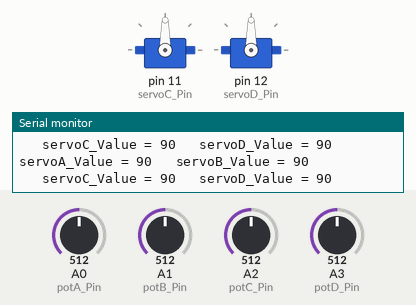
Bench run of a sketch on a simulated Arduino Uno, built with avr-gcc and run on an emulated ATmega328P. Parts: 2 × servo, the last lines printed to the serial monitor. The inputs (shaded band) are chosen by the test bench; at power-on: A0 (potA_Pin) = 512, A1 (potB_Pin) = 512, A2 (potC_Pin) = 512, A3 (potD_Pin) = 512.

Above: at 1.2 s.
1.3 s: A0 (potA_Pin) set to 554
At 2.3 s:
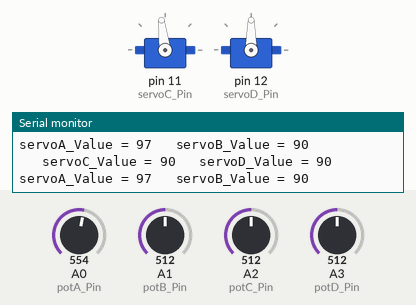
2.8 s: A0 (potA_Pin) set to 586
At 3.7 s:
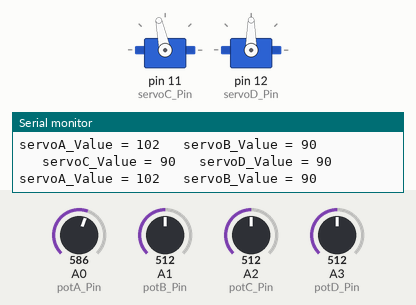
4.3 s: A1 (potB_Pin) set to 562
At 5.3 s:
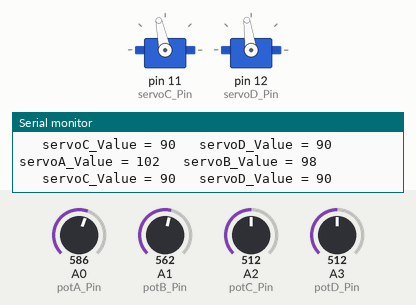
7.3 s: A1 (potB_Pin) set to 582
At 8.4 s:
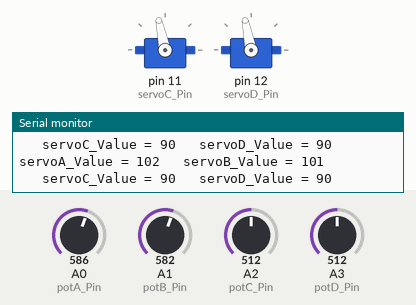
8.8 s: A1 (potB_Pin) set to 306
At 9.5 s:
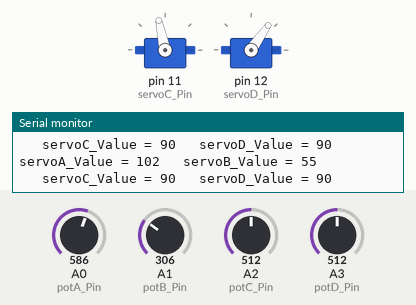
10.3 s: A0 (potA_Pin) set to 306
At 11.6 s:
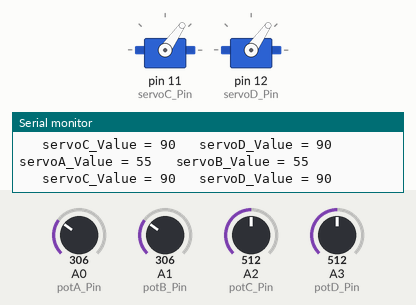
Timing chart, 0 to 12.8 s (numbered marks = the images above; inputs shaded):
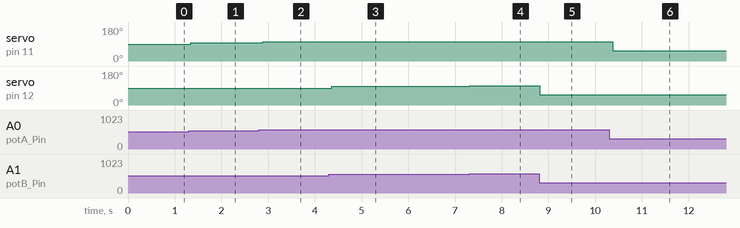

The sketch:

four_channel.ino
```cpp
//Knob_servo_4ch Modified from Keyvan’s 2 channel code
//Most comments are from Keyvan for Dad
#include <Servo.h>
Servo servoA;  // create servo object to control a servo
Servo servoB;  // create servo object to control another servo
Servo servoC;  // create servo object to control 3rd servo
Servo servoD;  // create servo object to control 4th servo

// These constants won't change.  They're used to give names
// to the pins used:
const int potA_Pin = A0;  // Analog input pin that potentiometer A is attached to
const int potB_Pin = A1;  // Analog input pin that potentiometer B is attached to
const int potC_Pin = A2;  // Analog input pin that potentiometer A is attached to
const int potD_Pin = A3;  // Analog input pin that potentiometer B is attached to

const int servoA_Pin = 9; // Analog output pin that servo A is attached to
const int servoB_Pin = 10; // Analog output pin that servo B is attached to
const int servoC_Pin = 11; // Analog output pin that servo C is attached to
const int servoD_Pin = 12; // Analog output pin that servo D is attached to

//Input initializations?
int potA_Value = 0;        // value read from the pot A
int potB_Value = 0;        // value read from the pot B
int potC_Value = 0;        // value read from the pot C
int potD_Value = 0;        // value read from the pot D

//Output initializations
int servoA_Value = 0;        // value output to servo A
int servoB_Value = 0;        // value output to servo B
int servoC_Value = 0;        // value output to servo C
int servoD_Value = 0;        // value output to servo D


int ServoMin = 5;            // Stetting the min and max limits to limit range and also to prevent chatter.
int ServoMax = 175;        //MF: Still chattering a bit. May need make limits 10 degrees.

void setup() {
  // initialize serial communications at 9600 bps:
  Serial.begin(9600);
  servoA.attach(servoA_Pin); // tell the servoA object which pin to use
  servoB.attach(servoB_Pin); // tell the servoB object which pin to use
  servoA.attach(servoC_Pin); // tell the servoC object which pin to use
  servoB.attach(servoD_Pin); // tell the servoD object which pin to use
}

void loop() {
  // read the analog in values:
  potA_Value = analogRead(potA_Pin);
  servoA_Value = map(potA_Value, 0, 1023, ServoMin, ServoMax);  // Servos take 0 to 179, not 0 to 254
  servoA.write(servoA_Value); // Write the mapped value (from 0 to 179) to the servo

  potB_Value = analogRead(potB_Pin);
  servoB_Value = map(potB_Value, 0, 1023, ServoMin, ServoMax);  // Servos take 0 to 179, not 0 to 254
  servoB.write(servoB_Value); // Write the mapped value (from 0 to 179) to the servo

  potC_Value = analogRead(potC_Pin);
  servoC_Value = map(potC_Value, 0, 1023, ServoMin, ServoMax);  // Servos take 0 to 179, not 0 to 254
  servoC.write(servoC_Value); // Write the mapped value (from 0 to 179) to the servo

  potD_Value = analogRead(potD_Pin);
  servoD_Value = map(potD_Value, 0, 1023, ServoMin, ServoMax);  // Servos take 0 to 179, not 0 to 254
  servoD.write(servoD_Value); // Write the mapped value (from 0 to 179) to the servo


  // If we were not using servo library, this is the raw way to change the analog out value:
  //analogWrite(analogOutPin, outputValue);

  // print the results to the serial monitor:
  Serial.print("servoA_Value = " );
  Serial.print(servoA_Value);
  Serial.print("\t servoB_Value = ");
  Serial.println(servoB_Value);
  Serial.print("\t servoC_Value = " );
  Serial.print(servoC_Value);
  Serial.print("\t servoD_Value = ");
  Serial.println(servoD_Value);

  // wait 10 (25?) milliseconds before the next loop
  // for the analog-to-digital converter to settle
  // after the last reading:
  // and for the servo to go where it needs to go.
  delay(25);
}
```

Measured:
- after the input at 1.3 s, servo on pin 11 (servoC_Pin): 90° → 97° at once
- after the input at 2.8 s, servo on pin 11 (servoC_Pin): 97° → 102° after 0.08 s
- after the input at 4.3 s, servo on pin 12 (servoD_Pin): 90° → 98° after 0.06 s
- after the input at 7.3 s, servo on pin 12 (servoD_Pin): 98° → 101° at once
- after the input at 8.8 s, servo on pin 12 (servoD_Pin): 101° → 55° at once
- after the input at 10.3 s, servo on pin 11 (servoC_Pin): 102° → 55° after 0.07 s
